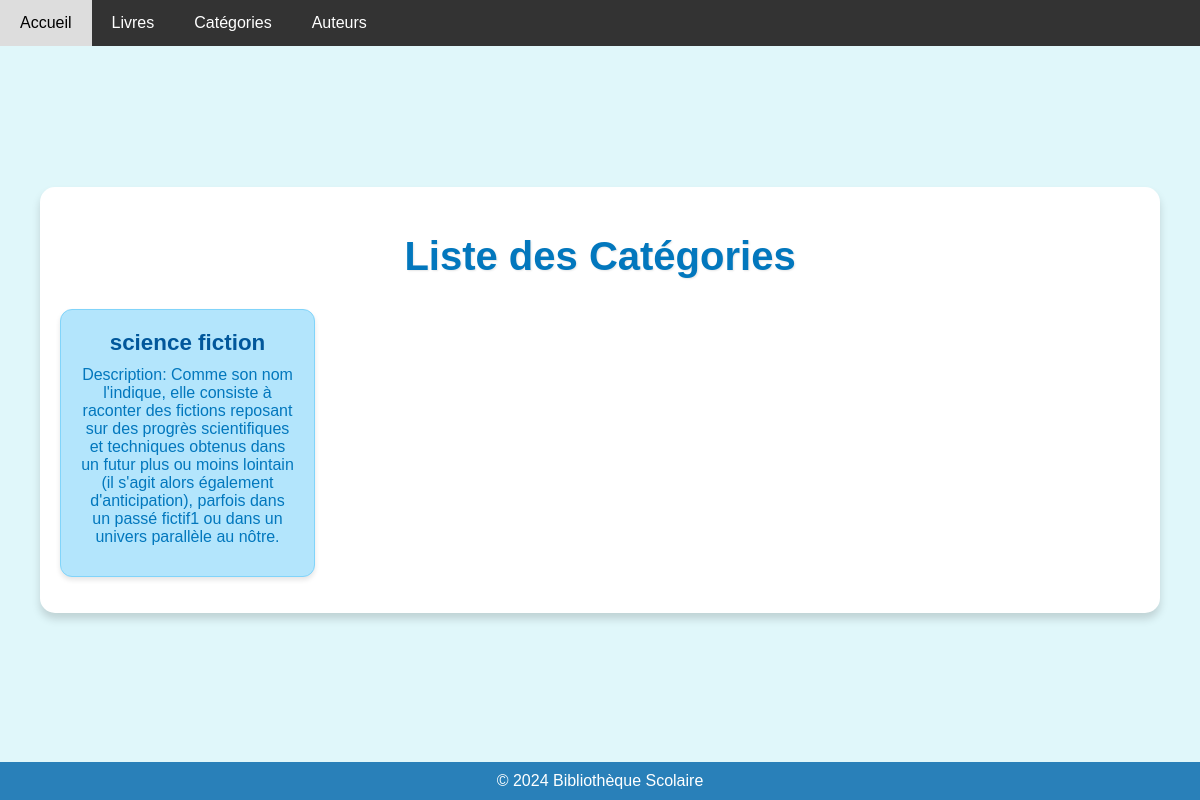
Page /categories/ on the committed database.
### api/models.py (models this page shows, shortened)
class Categorie(models.Model):
    id_categorie = models.AutoField(primary_key=True)  # ID_Categorie
    nom_categorie = models.CharField(max_length=255)  # Nom_Categorie
    description = models.TextField()  # Description

### public/views.py (the view)
# urls.py: path('categories/', CategorieList.as_view(), name='categorie-list'),
def categories(request):
    categories = Categorie.objects.all()
    return render(request, 'public/categories.html', {'categories': categories})

### public/templates/public/categories.html (shortened to what this page needs)
<!DOCTYPE html>
<html lang="en">
<head>
    {% load static %}
    <link rel="stylesheet" type="text/css" href="{% static 'css/styles.css' %}">
</head>
<body>
    <div class="navbar">
        <a href="{% url 'home' %}">Accueil</a>
        <a href="{% url 'livres' %}">Livres</a>
        <a href="{% url 'categories' %}">Catégories</a>
        <a href="{% url 'auteurs' %}">Auteurs</a>
    </div>
    <div class="container">
        <h1>Liste des Catégories</h1>
        <ul>
            {% for categorie in categories %}
                <li>
                    <strong>{{ categorie.nom_categorie }}</strong><br>
                    <p>Description: {{ categorie.description }}</p>
                </li>
            {% empty %}
                <li>Aucune catégorie disponible.</li>
            {% endfor %}
        </ul>
    </div>
    <footer>
        &copy; 2024 Bibliothèque Scolaire
    </footer>
</body>
</html>

### public/static/css/styles.css (style rules this page uses)
body { font-family: 'Arial', sans-serif; background-color: #e0f7fa; margin: 0; padding: 0; display: flex; justify-content: center; align-items: center; min-height: 100vh; }
.container { width: 90%; max-width: 1200px; background-color: white; padding: 20px; border-radius: 15px; box-shadow: 0 6px 8px rgba(0, 0, 0, 0.15); text-align: center; }
h1 { font-size: 2.5em; color: #0277bd; margin-bottom: 30px; text-shadow: 1px 1px 2px rgba(0, 0, 0, 0.1); }
ul { list-style-type: none; padding: 0; display: grid; grid-template-columns: repeat(auto-fill, minmax(250px, 1fr)); gap: 20px; }
li { background-color: #b3e5fc; padding: 20px; border: 1px solid #81d4fa; border-radius: 12px; box-shadow: 0 3px 5px rgba(0, 0, 0, 0.1); transition: transform 0.2s ease-in-out; }
strong { font-size: 1.4em; color: #01579b; }
li p { margin: 10px 0; color: #0277bd; }
footer { text-align: center; padding: 10px; background-color: #2980b9; color: white; position: fixed; width: 100%; bottom: 0; }
.navbar { background-color: #333; overflow: hidden; position: fixed; width: 100%; top: 0; z-index: 1000; }
.navbar a { float: left; display: block; color: white; text-align: center; padding: 14px 20px; text-decoration: none; }

### rows in the picture
Categorie: nom_categorie "science fiction", description "Comme son nom l'indique, elle consiste à raconter des fictions reposant sur des progrès scientifiques et techniques obtenus dans un futur plus ou moins lointain (il s'agit alors également d'anticipation), parfois dans un passé fictif1 ou dans un univers parallèle au nôtre."
